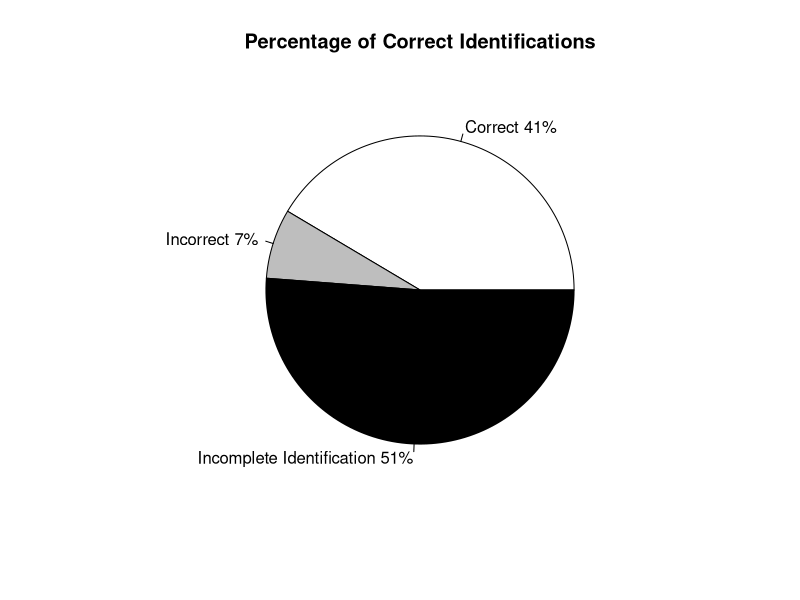
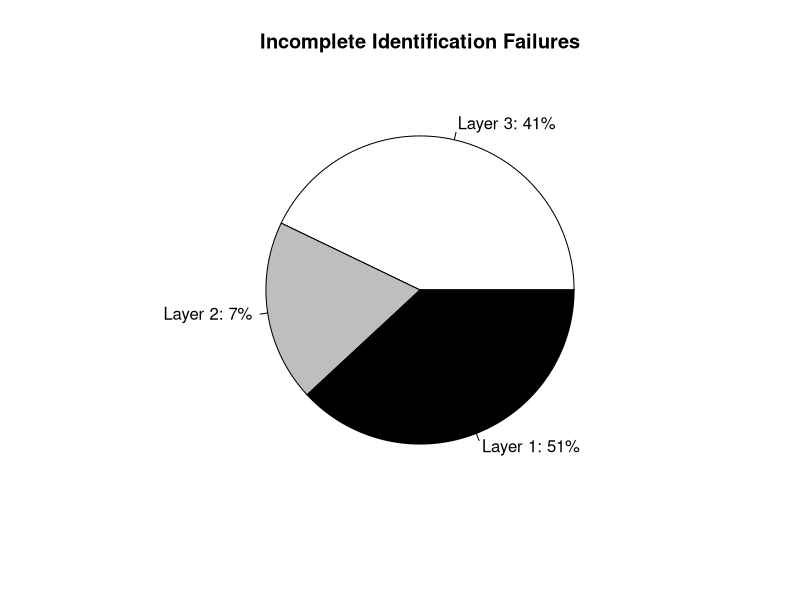
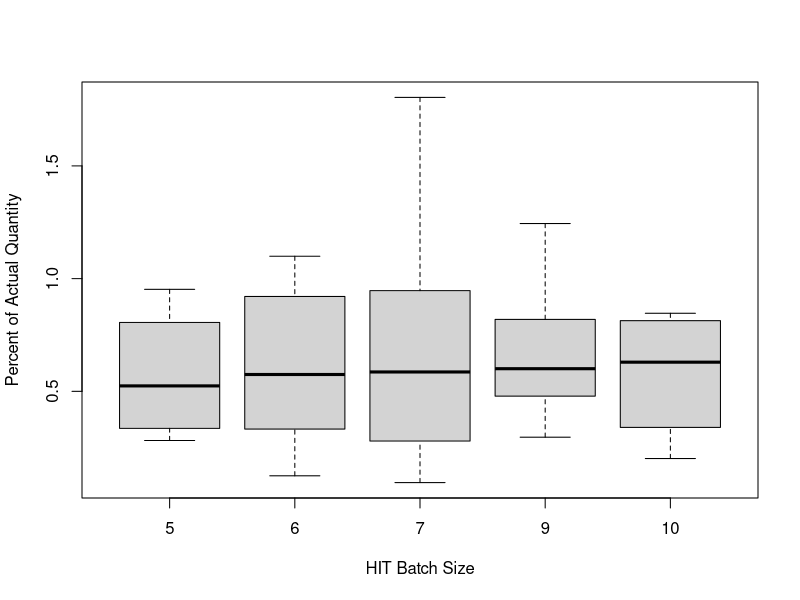
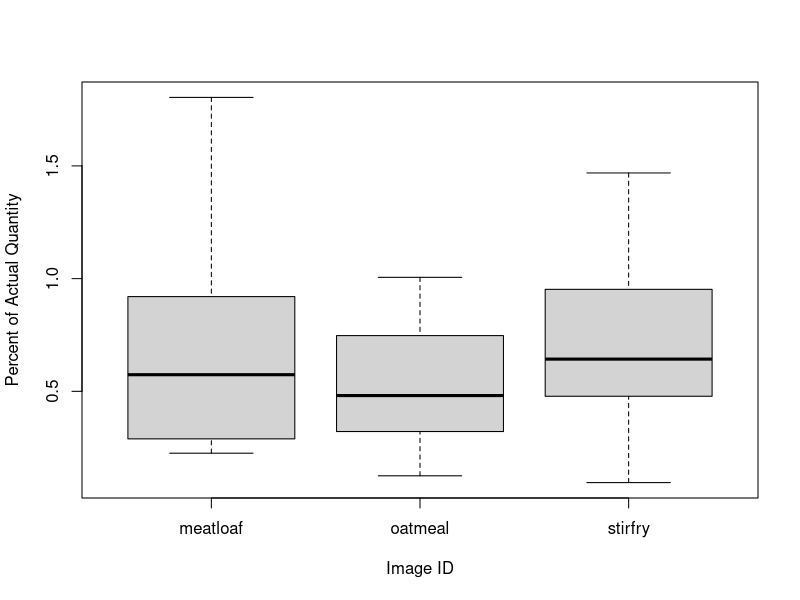
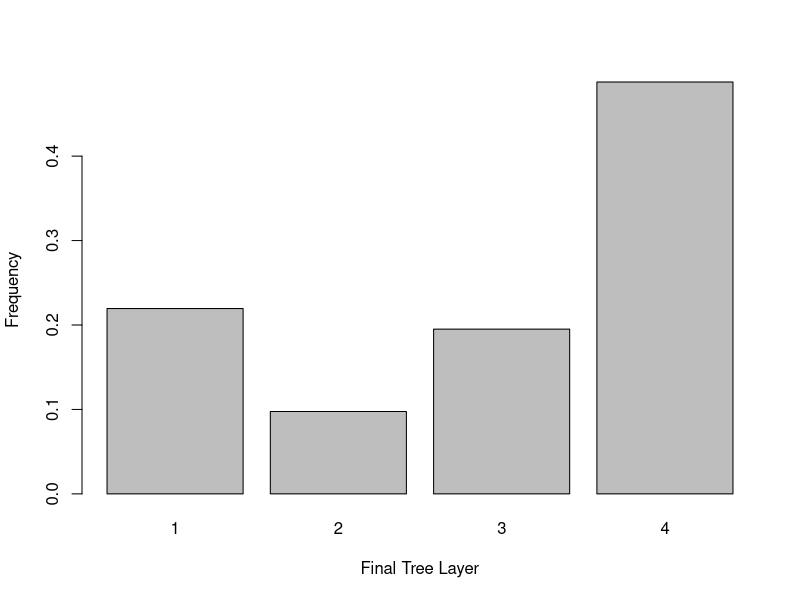
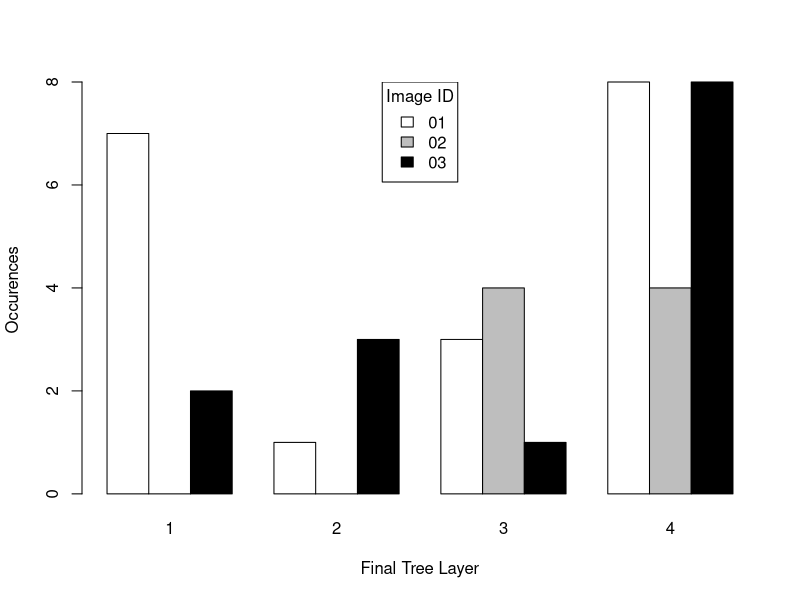

These charts were generated, in order, by the following R code:

food <- read.csv("food.csv")
food$last_layer = as.factor(food$last_layer)
food$accuracy = food$quantity / food$actual_weight

# Pie Chart with Percentages
slices <- prop.table(table(food$correct_descrip))
lbls <- c("Correct", "Incorrect", "Incomplete Identification")
pct <- round(slices/sum(slices)*100)
lbls <- paste(lbls, pct) # add percents to labels 
lbls <- paste(lbls,"%",sep="") # ad % to labels 
pie(slices,labels = lbls, col=c("white", "gray", "black"))
title(main = "Percentage of Correct Identifications")

incomplete <- subset(food, last_layer != "4")
slices2 <- prop.table(table(incomplete$last_layer))
lbls2 <- c("Layer 3:", "Layer 2:", "Layer 1:")
pct2 <- round(slices/sum(slices)*100)
lbls2 <- paste(lbls2, pct2) # add percents to labels 
lbls2 <- paste(lbls2,"%",sep="") # ad % to labels 
pie(slices2,labels = lbls2, col=c("white", "gray", "black"))
title(main = "Incomplete Identification Failures")

# means of accuracy across batch sizes
boxplot(accuracy ~ batch_size, data = food, xlab = "HIT Batch Size", ylab="Percent of Actual Quantity")

# means of accuracy across images
boxplot(accuracy ~ image, data = food, xlab = "Image ID", ylab = "Percent of Actual Quantity")

# Bar chart for final layer of question
barplot(prop.table(table(food$last_layer)), 
        xlab="Final Tree Layer", 
        ylab="Frequency")

# Grouped Bar Plot across images
counts <- table(food$image, food$last_layer)
barplot(counts,
        xlab="Final Tree Layer", 
        ylab = "Occurences",
        col=c("white","gray","black"),
        beside=TRUE)
legend("top", legend = c("01", "02", "03"), 
       fill=c("white", "gray", "black"),
       title="Image ID")

#aov.correct <- aov(correct ~ image + batch_size, data = food)
#aov.accuracy <- aov(accuracy ~ image + batch_size, data = food)
